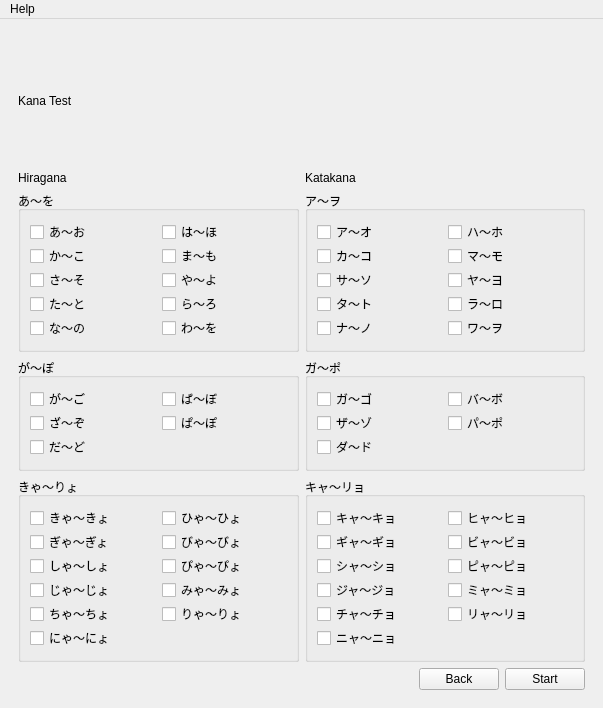
<?xml version="1.0" encoding="UTF-8"?>
<ui version="4.0">
 <class>MainWindow</class>
 <widget class="QMainWindow" name="MainWindow">
  <property name="geometry">
   <rect>
    <x>0</x>
    <y>0</y>
    <width>603</width>
    <height>708</height>
   </rect>
  </property>
  <property name="windowTitle">
   <string>Chishiki</string>
  </property>
  <widget class="QWidget" name="centralwidget">
   <layout class="QVBoxLayout" name="verticalLayout">
    <item>
     <widget class="QStackedWidget" name="mainwidget">
      <property name="currentIndex">
       <number>1</number>
      </property>
      <widget class="QWidget" name="mainpage">
       <layout class="QVBoxLayout" name="verticalLayout_2">
        <item>
         <spacer name="verticalSpacer_1">
          <property name="orientation">
           <enum>Qt::Vertical</enum>
          </property>
          <property name="sizeHint" stdset="0">
           <size>
            <width>20</width>
            <height>38</height>
           </size>
          </property>
         </spacer>
        </item>
        <item>
         <widget class="QLabel" name="appname">
          <property name="text">
           <string>&lt;html&gt;&lt;head/&gt;&lt;body&gt;&lt;p&gt;Chishiki&lt;/p&gt;&lt;/body&gt;&lt;/html&gt;</string>
          </property>
          <property name="alignment">
           <set>Qt::AlignCenter</set>
          </property>
         </widget>
        </item>
        <item>
         <spacer name="verticalSpacer_2">
          <property name="orientation">
           <enum>Qt::Vertical</enum>
          </property>
          <property name="sizeHint" stdset="0">
           <size>
            <width>20</width>
            <height>40</height>
           </size>
          </property>
         </spacer>
        </item>
        <item>
         <widget class="QLabel" name="kanasection">
          <property name="text">
           <string>Kana</string>
          </property>
          <property name="alignment">
           <set>Qt::AlignCenter</set>
          </property>
         </widget>
        </item>
        <item>
         <spacer name="verticalSpacer_3">
          <property name="orientation">
           <enum>Qt::Vertical</enum>
          </property>
          <property name="sizeHint" stdset="0">
           <size>
            <width>20</width>
            <height>40</height>
           </size>
          </property>
         </spacer>
        </item>
        <item>
         <layout class="QHBoxLayout" name="horizontalLayout">
          <item>
           <layout class="QFormLayout" name="formLayout"/>
          </item>
          <item>
           <spacer name="horizontalSpacer">
            <property name="orientation">
             <enum>Qt::Horizontal</enum>
            </property>
            <property name="sizeHint" stdset="0">
             <size>
              <width>40</width>
              <height>20</height>
             </size>
            </property>
           </spacer>
          </item>
          <item>
           <widget class="QCommandLinkButton" name="kanalearnbutton">
            <property name="layoutDirection">
             <enum>Qt::LeftToRight</enum>
            </property>
            <property name="autoFillBackground">
             <bool>false</bool>
            </property>
            <property name="text">
             <string>Learn</string>
            </property>
            <property name="checkable">
             <bool>false</bool>
            </property>
           </widget>
          </item>
          <item>
           <spacer name="horizontalSpacer_2">
            <property name="orientation">
             <enum>Qt::Horizontal</enum>
            </property>
            <property name="sizeHint" stdset="0">
             <size>
              <width>40</width>
              <height>20</height>
             </size>
            </property>
           </spacer>
          </item>
          <item>
           <widget class="QCommandLinkButton" name="kanatestsection">
            <property name="text">
             <string>Test</string>
            </property>
           </widget>
          </item>
          <item>
           <spacer name="horizontalSpacer_3">
            <property name="orientation">
             <enum>Qt::Horizontal</enum>
            </property>
            <property name="sizeHint" stdset="0">
             <size>
              <width>40</width>
              <height>20</height>
             </size>
            </property>
           </spacer>
          </item>
         </layout>
        </item>
        <item>
         <spacer name="verticalSpacer_4">
          <property name="orientation">
           <enum>Qt::Vertical</enum>
          </property>
          <property name="sizeHint" stdset="0">
           <size>
            <width>20</width>
            <height>40</height>
           </size>
          </property>
         </spacer>
        </item>
        <item>
         <widget class="QLabel" name="kanjisection">
          <property name="text">
           <string>Kanji</string>
          </property>
          <property name="alignment">
           <set>Qt::AlignCenter</set>
          </property>
         </widget>
        </item>
        <item>
         <spacer name="verticalSpacer_6">
          <property name="orientation">
           <enum>Qt::Vertical</enum>
          </property>
          <property name="sizeHint" stdset="0">
           <size>
            <width>20</width>
            <height>40</height>
           </size>
          </property>
         </spacer>
        </item>
        <item>
         <layout class="QHBoxLayout" name="horizontalLayout_2">
          <item>
           <spacer name="horizontalSpacer_4">
            <property name="orientation">
             <enum>Qt::Horizontal</enum>
            </property>
            <property name="sizeHint" stdset="0">
             <size>
              <width>40</width>
              <height>20</height>
             </size>
            </property>
           </spacer>
          </item>
          <item>
           <widget class="QCommandLinkButton" name="kanjilearnbutton">
            <property name="text">
             <string>Learn</string>
            </property>
           </widget>
          </item>
          <item>
           <spacer name="horizontalSpacer_5">
            <property name="orientation">
             <enum>Qt::Horizontal</enum>
            </property>
            <property name="sizeHint" stdset="0">
             <size>
              <width>40</width>
              <height>20</height>
             </size>
            </property>
           </spacer>
          </item>
          <item>
           <widget class="QCommandLinkButton" name="kanjitestbutton">
            <property name="text">
             <string>Test</string>
            </property>
           </widget>
          </item>
          <item>
           <spacer name="horizontalSpacer_6">
            <property name="orientation">
             <enum>Qt::Horizontal</enum>
            </property>
            <property name="sizeHint" stdset="0">
             <size>
              <width>40</width>
              <height>20</height>
             </size>
            </property>
           </spacer>
          </item>
         </layout>
        </item>
        <item>
         <spacer name="verticalSpacer_5">
          <property name="orientation">
           <enum>Qt::Vertical</enum>
          </property>
          <property name="sizeHint" stdset="0">
           <size>
            <width>20</width>
            <height>40</height>
           </size>
          </property>
         </spacer>
        </item>
        <item>
         <widget class="QLabel" name="verticalSpacer_10">
          <property name="text">
           <string>Scores</string>
          </property>
          <property name="alignment">
           <set>Qt::AlignCenter</set>
          </property>
         </widget>
        </item>
        <item>
         <spacer name="verticalSpacer_7">
          <property name="orientation">
           <enum>Qt::Vertical</enum>
          </property>
          <property name="sizeHint" stdset="0">
           <size>
            <width>20</width>
            <height>40</height>
           </size>
          </property>
         </spacer>
        </item>
        <item>
         <layout class="QHBoxLayout" name="horizontalLayout_3">
          <item>
           <spacer name="horizontalSpacer_7">
            <property name="orientation">
             <enum>Qt::Horizontal</enum>
            </property>
            <property name="sizeHint" stdset="0">
             <size>
              <width>40</width>
              <height>20</height>
             </size>
            </property>
           </spacer>
          </item>
          <item>
           <widget class="QCommandLinkButton" name="librarybutton">
            <property name="text">
             <string>Library</string>
            </property>
           </widget>
          </item>
          <item>
           <spacer name="horizontalSpacer_8">
            <property name="orientation">
             <enum>Qt::Horizontal</enum>
            </property>
            <property name="sizeHint" stdset="0">
             <size>
              <width>40</width>
              <height>20</height>
             </size>
            </property>
           </spacer>
          </item>
          <item>
           <widget class="QCommandLinkButton" name="scoretestsbutton">
            <property name="text">
             <string>Tests</string>
            </property>
           </widget>
          </item>
          <item>
           <spacer name="horizontalSpacer_9">
            <property name="orientation">
             <enum>Qt::Horizontal</enum>
            </property>
            <property name="sizeHint" stdset="0">
             <size>
              <width>40</width>
              <height>20</height>
             </size>
            </property>
           </spacer>
          </item>
         </layout>
        </item>
        <item>
         <spacer name="verticalSpacer_8">
          <property name="orientation">
           <enum>Qt::Vertical</enum>
          </property>
          <property name="sizeHint" stdset="0">
           <size>
            <width>20</width>
            <height>40</height>
           </size>
          </property>
         </spacer>
        </item>
       </layout>
      </widget>
      <widget class="QWidget" name="kanatest">
       <layout class="QVBoxLayout" name="verticalLayout_3">
        <item>
         <widget class="QLabel" name="label">
          <property name="text">
           <string>Kana Test</string>
          </property>
         </widget>
        </item>
        <item>
         <layout class="QHBoxLayout" name="horizontalLayout_4">
          <item>
           <layout class="QVBoxLayout" name="verticalLayout_5">
            <property name="sizeConstraint">
             <enum>QLayout::SetDefaultConstraint</enum>
            </property>
            <item>
             <widget class="QLabel" name="label_2">
              <property name="text">
               <string>Hiragana</string>
              </property>
             </widget>
            </item>
            <item>
             <widget class="QGroupBox" name="groupHAWo">
              <property name="title">
               <string notr="true">あ〜を</string>
              </property>
              <layout class="QGridLayout" name="gridLayout">
               <property name="verticalSpacing">
                <number>0</number>
               </property>
               <item row="4" column="0">
                <widget class="QCheckBox" name="checkBoxHN">
                 <property name="text">
                  <string notr="true">な〜の</string>
                 </property>
                </widget>
               </item>
               <item row="2" column="0">
                <widget class="QCheckBox" name="checkBoxHS">
                 <property name="text">
                  <string notr="true">さ〜そ</string>
                 </property>
                </widget>
               </item>
               <item row="3" column="0">
                <widget class="QCheckBox" name="checkBoxHT">
                 <property name="text">
                  <string notr="true">た〜と</string>
                 </property>
                </widget>
               </item>
               <item row="1" column="0">
                <widget class="QCheckBox" name="checkBoxHK">
                 <property name="text">
                  <string notr="true">か〜こ</string>
                 </property>
                </widget>
               </item>
               <item row="0" column="0">
                <widget class="QCheckBox" name="checkBoxH0">
                 <property name="text">
                  <string notr="true">あ〜お</string>
                 </property>
                </widget>
               </item>
               <item row="0" column="1">
                <widget class="QCheckBox" name="checkBoxHH">
                 <property name="text">
                  <string notr="true">は〜ほ</string>
                 </property>
                </widget>
               </item>
               <item row="1" column="1">
                <widget class="QCheckBox" name="checkBoxHM">
                 <property name="text">
                  <string notr="true">ま〜も</string>
                 </property>
                </widget>
               </item>
               <item row="2" column="1">
                <widget class="QCheckBox" name="checkBoxHY">
                 <property name="text">
                  <string notr="true">や〜よ</string>
                 </property>
                </widget>
               </item>
               <item row="4" column="1">
                <widget class="QCheckBox" name="checkBoxHW">
                 <property name="text">
                  <string notr="true">わ〜を</string>
                 </property>
                </widget>
               </item>
               <item row="3" column="1">
                <widget class="QCheckBox" name="checkBoxHR">
                 <property name="text">
                  <string notr="true">ら〜ろ</string>
                 </property>
                </widget>
               </item>
              </layout>
             </widget>
            </item>
            <item>
             <widget class="QGroupBox" name="groupHGaPo">
              <property name="sizePolicy">
               <sizepolicy hsizetype="Preferred" vsizetype="Preferred">
                <horstretch>0</horstretch>
                <verstretch>0</verstretch>
               </sizepolicy>
              </property>
              <property name="title">
               <string>が〜ぽ</string>
              </property>
              <layout class="QGridLayout" name="gridLayout_2">
               <property name="verticalSpacing">
                <number>0</number>
               </property>
               <item row="2" column="0">
                <widget class="QCheckBox" name="checkBoxHD">
                 <property name="text">
                  <string notr="true">だ〜ど</string>
                 </property>
                </widget>
               </item>
               <item row="0" column="0">
                <widget class="QCheckBox" name="checkBoxHG">
                 <property name="text">
                  <string notr="true">が〜ご</string>
                 </property>
                </widget>
               </item>
               <item row="1" column="0">
                <widget class="QCheckBox" name="checkBoxHZ">
                 <property name="text">
                  <string notr="true">ざ〜ぞ</string>
                 </property>
                </widget>
               </item>
               <item row="0" column="1">
                <widget class="QCheckBox" name="checkBoxHB">
                 <property name="text">
                  <string notr="true">ば〜ぼ</string>
                 </property>
                </widget>
               </item>
               <item row="1" column="1">
                <widget class="QCheckBox" name="checkBoxHP">
                 <property name="text">
                  <string notr="true">ぱ〜ぽ</string>
                 </property>
                </widget>
               </item>
              </layout>
             </widget>
            </item>
            <item>
             <widget class="QGroupBox" name="groupHKyRy">
              <property name="title">
               <string>きゃ〜りょ</string>
              </property>
              <layout class="QGridLayout" name="gridLayout_3">
               <property name="sizeConstraint">
                <enum>QLayout::SetDefaultConstraint</enum>
               </property>
               <property name="verticalSpacing">
                <number>0</number>
               </property>
               <item row="3" column="0">
                <widget class="QCheckBox" name="checkBoxHJ">
                 <property name="text">
                  <string notr="true">じゃ〜じょ</string>
                 </property>
                </widget>
               </item>
               <item row="0" column="1">
                <widget class="QCheckBox" name="checkBoxHHy">
                 <property name="text">
                  <string notr="true">ひゃ〜ひょ</string>
                 </property>
                </widget>
               </item>
               <item row="0" column="0">
                <widget class="QCheckBox" name="checkBoxHKy">
                 <property name="text">
                  <string notr="true">きゃ〜きょ</string>
                 </property>
                </widget>
               </item>
               <item row="1" column="0">
                <widget class="QCheckBox" name="checkBoxHGy">
                 <property name="text">
                  <string notr="true">ぎゃ〜ぎょ</string>
                 </property>
                </widget>
               </item>
               <item row="2" column="0">
                <widget class="QCheckBox" name="checkBoxHSh">
                 <property name="text">
                  <string notr="true">しゃ〜しょ</string>
                 </property>
                </widget>
               </item>
               <item row="4" column="0">
                <widget class="QCheckBox" name="checkBoxHCh">
                 <property name="text">
                  <string notr="true">ちゃ〜ちょ</string>
                 </property>
                </widget>
               </item>
               <item row="5" column="0">
                <widget class="QCheckBox" name="checkBoxHNy">
                 <property name="text">
                  <string notr="true">にゃ〜にょ</string>
                 </property>
                </widget>
               </item>
               <item row="1" column="1">
                <widget class="QCheckBox" name="checkBoxHBy">
                 <property name="text">
                  <string notr="true">びゃ〜びょ</string>
                 </property>
                </widget>
               </item>
               <item row="2" column="1">
                <widget class="QCheckBox" name="checkBoxHPy">
                 <property name="text">
                  <string notr="true">ぴゃ〜ぴょ</string>
                 </property>
                </widget>
               </item>
               <item row="3" column="1">
                <widget class="QCheckBox" name="checkBoxHMy">
                 <property name="text">
                  <string notr="true">みゃ〜みょ</string>
                 </property>
                </widget>
               </item>
               <item row="4" column="1">
                <widget class="QCheckBox" name="checkBoxHRy">
                 <property name="text">
                  <string notr="true">りゃ〜りょ</string>
                 </property>
                </widget>
               </item>
              </layout>
             </widget>
            </item>
           </layout>
          </item>
          <item>
           <layout class="QVBoxLayout" name="verticalLayout_4">
            <item>
             <widget class="QLabel" name="label_3">
              <property name="text">
               <string>Katakana</string>
              </property>
             </widget>
            </item>
            <item>
             <widget class="QGroupBox" name="groupKAWo">
              <property name="title">
               <string>ア〜ヲ</string>
              </property>
              <layout class="QGridLayout" name="gridLayout_4">
               <property name="horizontalSpacing">
                <number>6</number>
               </property>
               <property name="verticalSpacing">
                <number>0</number>
               </property>
               <item row="3" column="0">
                <widget class="QCheckBox" name="checkBoxKT">
                 <property name="text">
                  <string notr="true">タ〜ト</string>
                 </property>
                </widget>
               </item>
               <item row="2" column="0">
                <widget class="QCheckBox" name="checkBoxKS">
                 <property name="text">
                  <string notr="true">サ〜ソ</string>
                 </property>
                </widget>
               </item>
               <item row="1" column="0">
                <widget class="QCheckBox" name="checkBoxKK">
                 <property name="text">
                  <string notr="true">カ〜コ</string>
                 </property>
                </widget>
               </item>
               <item row="0" column="0">
                <widget class="QCheckBox" name="checkBoxK0">
                 <property name="text">
                  <string notr="true">ア〜オ</string>
                 </property>
                </widget>
               </item>
               <item row="4" column="0">
                <widget class="QCheckBox" name="checkBoxKN">
                 <property name="text">
                  <string notr="true">ナ〜ノ</string>
                 </property>
                </widget>
               </item>
               <item row="1" column="1">
                <widget class="QCheckBox" name="checkBoxKM">
                 <property name="text">
                  <string notr="true">マ〜モ</string>
                 </property>
                </widget>
               </item>
               <item row="0" column="1">
                <widget class="QCheckBox" name="checkBoxKH">
                 <property name="text">
                  <string notr="true">ハ〜ホ</string>
                 </property>
                </widget>
               </item>
               <item row="2" column="1">
                <widget class="QCheckBox" name="checkBoxKY">
                 <property name="text">
                  <string notr="true">ヤ〜ヨ</string>
                 </property>
                </widget>
               </item>
               <item row="3" column="1">
                <widget class="QCheckBox" name="checkBoxKR">
                 <property name="text">
                  <string notr="true">ラ〜ロ</string>
                 </property>
                </widget>
               </item>
               <item row="4" column="1">
                <widget class="QCheckBox" name="checkBoxKW">
                 <property name="text">
                  <string notr="true">ワ〜ヲ</string>
                 </property>
                </widget>
               </item>
              </layout>
             </widget>
            </item>
            <item>
             <widget class="QGroupBox" name="groupKGaPo">
              <property name="title">
               <string>ガ〜ポ</string>
              </property>
              <layout class="QGridLayout" name="gridLayout_5">
               <property name="verticalSpacing">
                <number>0</number>
               </property>
               <item row="2" column="0">
                <widget class="QCheckBox" name="checkBoxKD">
                 <property name="text">
                  <string notr="true">ダ〜ド</string>
                 </property>
                </widget>
               </item>
               <item row="1" column="0">
                <widget class="QCheckBox" name="checkBoxKZ">
                 <property name="text">
                  <string notr="true">ザ〜ゾ</string>
                 </property>
                </widget>
               </item>
               <item row="0" column="0">
                <widget class="QCheckBox" name="checkBoxKG">
                 <property name="text">
                  <string notr="true">ガ〜ゴ</string>
                 </property>
                </widget>
               </item>
               <item row="0" column="1">
                <widget class="QCheckBox" name="checkBoxKB">
                 <property name="text">
                  <string notr="true">バ〜ボ</string>
                 </property>
                </widget>
               </item>
               <item row="1" column="1">
                <widget class="QCheckBox" name="checkBoxKP">
                 <property name="text">
                  <string notr="true">パ〜ポ</string>
                 </property>
                </widget>
               </item>
              </layout>
             </widget>
            </item>
            <item>
             <widget class="QGroupBox" name="groupBoxKKyRy">
              <property name="title">
               <string>キャ〜リョ</string>
              </property>
              <layout class="QGridLayout" name="gridLayout_6">
               <property name="verticalSpacing">
                <number>0</number>
               </property>
               <item row="1" column="0">
                <widget class="QCheckBox" name="checkBoxKGy">
                 <property name="text">
                  <string notr="true">ギャ〜ギョ</string>
                 </property>
                </widget>
               </item>
               <item row="4" column="0">
                <widget class="QCheckBox" name="checkBoxKCh">
                 <property name="text">
                  <string notr="true">チャ〜チョ</string>
                 </property>
                </widget>
               </item>
               <item row="3" column="0">
                <widget class="QCheckBox" name="checkBoxKJ">
                 <property name="text">
                  <string notr="true">ジャ〜ジョ</string>
                 </property>
                </widget>
               </item>
               <item row="0" column="0">
                <widget class="QCheckBox" name="checkBoxKKy">
                 <property name="text">
                  <string notr="true">キャ〜キョ</string>
                 </property>
                </widget>
               </item>
               <item row="2" column="0">
                <widget class="QCheckBox" name="checkBoxKSh">
                 <property name="text">
                  <string notr="true">シャ〜ショ</string>
                 </property>
                </widget>
               </item>
               <item row="5" column="0">
                <widget class="QCheckBox" name="checkBoxKNy">
                 <property name="text">
                  <string notr="true">ニャ〜ニョ</string>
                 </property>
                </widget>
               </item>
               <item row="1" column="1">
                <widget class="QCheckBox" name="checkBoxKBy">
                 <property name="text">
                  <string notr="true">ビャ〜ビョ</string>
                 </property>
                </widget>
               </item>
               <item row="0" column="1">
                <widget class="QCheckBox" name="checkBoxKHy">
                 <property name="text">
                  <string notr="true">ヒャ〜ヒョ</string>
                 </property>
                </widget>
               </item>
               <item row="2" column="1">
                <widget class="QCheckBox" name="checkBoxKPy">
                 <property name="text">
                  <string notr="true">ピャ〜ピョ</string>
                 </property>
                </widget>
               </item>
               <item row="3" column="1">
                <widget class="QCheckBox" name="checkBoxKMy">
                 <property name="text">
                  <string notr="true">ミャ〜ミョ</string>
                 </property>
                </widget>
               </item>
               <item row="4" column="1">
                <widget class="QCheckBox" name="checkBoxKRy">
                 <property name="text">
                  <string notr="true">リャ〜リョ</string>
                 </property>
                </widget>
               </item>
              </layout>
             </widget>
            </item>
           </layout>
          </item>
         </layout>
        </item>
        <item>
         <layout class="QHBoxLayout" name="horizontalLayout_5">
          <item>
           <spacer name="horizontalSpacer_10">
            <property name="orientation">
             <enum>Qt::Horizontal</enum>
            </property>
            <property name="sizeHint" stdset="0">
             <size>
              <width>40</width>
              <height>20</height>
             </size>
            </property>
           </spacer>
          </item>
          <item>
           <widget class="QPushButton" name="kanatestbackbutton">
            <property name="text">
             <string>Back</string>
            </property>
           </widget>
          </item>
          <item>
           <widget class="QPushButton" name="kanateststartbutton">
            <property name="text">
             <string>Start</string>
            </property>
           </widget>
          </item>
         </layout>
        </item>
       </layout>
      </widget>
     </widget>
    </item>
   </layout>
  </widget>
  <widget class="QMenuBar" name="menubar">
   <property name="geometry">
    <rect>
     <x>0</x>
     <y>0</y>
     <width>603</width>
     <height>21</height>
    </rect>
   </property>
   <widget class="QMenu" name="menuHelp">
    <property name="title">
     <string>Help</string>
    </property>
    <addaction name="actionAbout_Chishiki"/>
    <addaction name="actionAbout_Qt"/>
   </widget>
   <addaction name="menuHelp"/>
  </widget>
  <action name="actionAbout_Chishiki">
   <property name="text">
    <string>About Chishiki...</string>
   </property>
  </action>
  <action name="actionAbout_Qt">
   <property name="text">
    <string>About Qt</string>
   </property>
  </action>
 </widget>
 <resources/>
 <connections/>
</ui>
